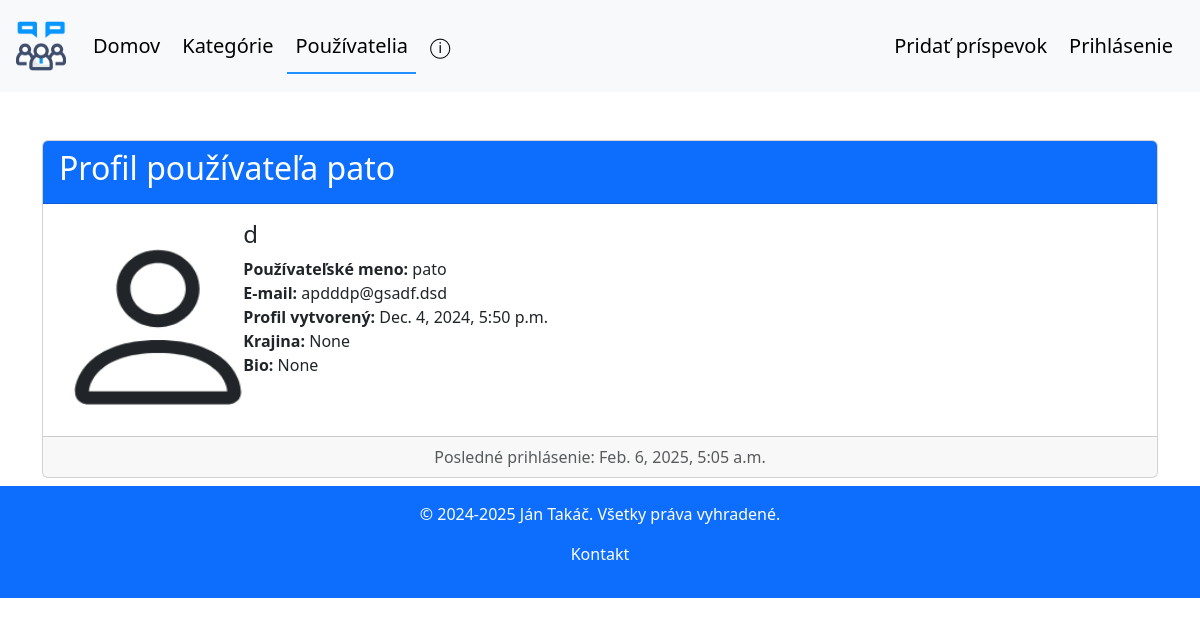
The app's page /browse-profiles/9/, older data.
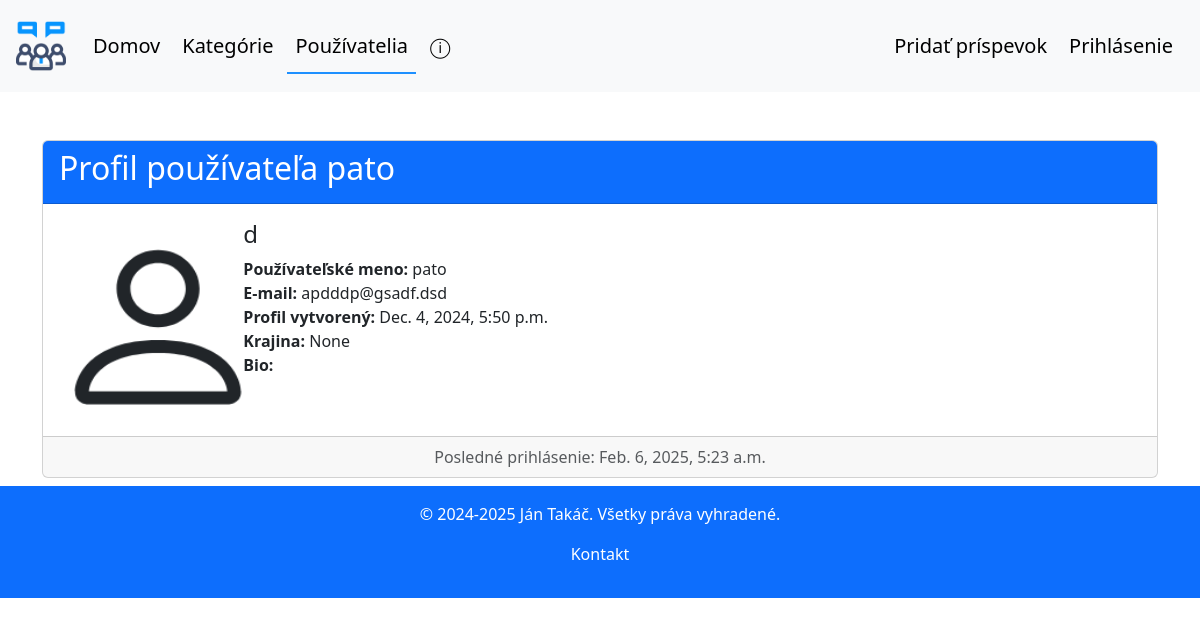
The same page, newer data.
### forum/models.py (models this page shows, shortened)
class Profile(models.Model):
    user = models.OneToOneField(User, on_delete=models.CASCADE, related_name='profile')
    image = models.ImageField(default='pf_pics/default.png', upload_to='pf_pics', null=False, blank=True)
    country = models.CharField(max_length=50, null=True, blank=True)
    bio = models.TextField(max_length=150, null=True, blank=True)

### forum/views.py (the view)
# urls.py: path('browse-profiles/<int:profile_id>/', views.browse_profile_view, name='browse_profile'),
def browse_profile_view(request, profile_id):
    profile = get_object_or_404(Profile, id=profile_id)
    return render(request, 'forum/browse_profile.html', {'profile': profile})

### forum/templates/forum/browse_profile.html (shortened to what this page needs)
{% extends 'forum/base.html' %}
{% block users_active %}active{% endblock %}
{% block content %}
<div class="container mt-5">
    <div class="card mb-2">
        <div class="card-header bg-primary text-white">
            <h2>Profil používateľa {{ profile.user.username }}</h2>
        </div>
        <div class="card-body">
            <div class="row">
                <div class="col-md-2">
                    <img src="{{ profile.image.url }}" width="200" height="200" alt="pf_picture">
                </div>
                <div class="col-md-8">
                    <h4 class="card-title">{{ profile.user.first_name }}  {{ profile.user.last_name }}</h4>
                    <p class="card-text">
                        <strong>Používateľské meno:</strong> {{ profile.user.username }}<br>
                        <strong>E-mail:</strong> {{ profile.user.email }}<br>
                        <strong>Profil vytvorený: </strong> {{ profile.user.date_joined }}<br>
                        <strong>Krajina: </strong> {{ profile.country }}<br>
                        <strong>Bio: </strong> {{ profile.bio }}
                    </p>
                </div>
            </div>
        </div>
        <div class="card-footer text-muted text-center">
            Posledné prihlásenie: {{ profile.user.last_login }}
        </div>
    </div>
</div>
{% endblock %}

### forum/templates/forum/base.html (shortened to what this page needs)
<!DOCTYPE html>
<html lang="en">
<head>
    {% load static %}
    <link href="https://cdn.jsdelivr.net/npm/bootstrap@5.3.3/dist/css/bootstrap.min.css" rel="stylesheet">
    <link rel="stylesheet" href="{% static 'forum/style.css' %}">
</head>
<body>
    <nav class="navbar navbar-expand-lg navbar-light bg-light p-3 fs-5">
        <a class="navbar-brand" href="{% url 'forum:index' %}">
            <img src="{% static 'forum/img/forumlogo.png' %}" alt="logo">
        </a>
        <div class="collapse navbar-collapse" id="navbarNav">
        <ul class="navbar-nav me-auto">
            <li class="nav-item black-under-animation">
                <a class="nav-link {% block home_active %}{% endblock %}" href="{% url 'forum:index' %}">Domov</a>
            </li>
            <li class="nav-item black-under-animation">
                <a class="nav-link {% block categories_active %}{% endblock %}" href="{% url 'forum:categories' %}">Kategórie</a>
            </li>
            <li class="nav-item black-under-animation">
                <a class="nav-link {% block users_active %}{% endblock %}" href="{% url 'forum:browse_profiles' %}">Používatelia</a>
            </li>
            <li class="nav-item black-under-animation">
                <a class="nav-link {% block about_active %}{% endblock %}" href="{% url 'forum:about' %}">&#9432;</a>
            </li>
        </ul>
        {% if user.is_authenticated %}
        <ul class="navbar-nav">
            <li class="nav-item black-under-animation">
                <a class="nav-link {% block my_posts_active %}{% endblock %}" href="{% url 'forum:my_posts' %}">Moje príspevky</a>
            </li>
            <li class="nav-item black-under-animation">
                <a class="nav-link {% block post_add_active %}{% endblock %}" href="{% url 'forum:post_add' %}">Nový príspevok</a>
            </li>
            <li class="nav-item black-under-animation">
                <a class="nav-link {% block profile_active %}{% endblock %}" href="{% url 'forum:profile' %}">Profil</a>
            </li>
            <li class="nav-item black-under-animation">
                <a class="nav-link" href="{% url 'forum:logout' %}">Odhlásiť sa</a>
            </li>
        </ul>
        {% else %}
        <ul class="navbar-nav">
            <li class="nav-item black-under-animation">
                <a class="nav-link" href="{% url 'forum:login' %}">Pridať príspevok</a>
            </li>
            <li class="nav-item black-under-animation">
                <a class="nav-link {% block login_active %}{% endblock %}" href="{% url 'forum:login' %}">Prihlásenie</a>
            </li>
        </ul>
        {% endif %}
    </div>
    </nav>
{% block content %}
{% endblock %}
<footer class="bg-primary text-white text-center py-3">
    <p>&copy; 2024-2025 Ján Takáč. Všetky práva vyhradené.</p>
    <ul class="list-inline">
        <li class="list-inline-item white-under-animation"><a href="#" class="text-white">Kontakt</a></li>
    </ul>
</footer>
</body>
</html>

### forum/static/forum/style.css (style rules this page uses)
.navbar-brand img { height: 50px; width: 50px; }
.nav-item { padding: 3px; }
.nav-item .active:after { content: ''; position: absolute; width: 100%; height: 2px; left: 0; bottom: -5px; background-color: dodgerblue; }
.list-inline-item a, .nav-item a { position: relative; text-decoration: none; transition: color 0.3s ease; }
.white-under-animation a { color: white; }
.black-under-animation a { color: black; }
.list-inline-item a:after, .nav-item a:after { content: ''; position: absolute; width: 0; height: 2px; left: 0; bottom: -5px; transition: width 0.3s ease; }
.white-under-animation a:after { background-color: white; }
.black-under-animation a:after { background-color: black; }
.card { transition: transform 0.4s ease, box-shadow 0.4s ease; }

Row changes from the older to the newer data that the page shows:
changed Profile "None": user.last_login "Feb. 6, 2025, 5:05 a.m." → "Feb. 6, 2025, 5:23 a.m."; bio "None" → (not shown)
